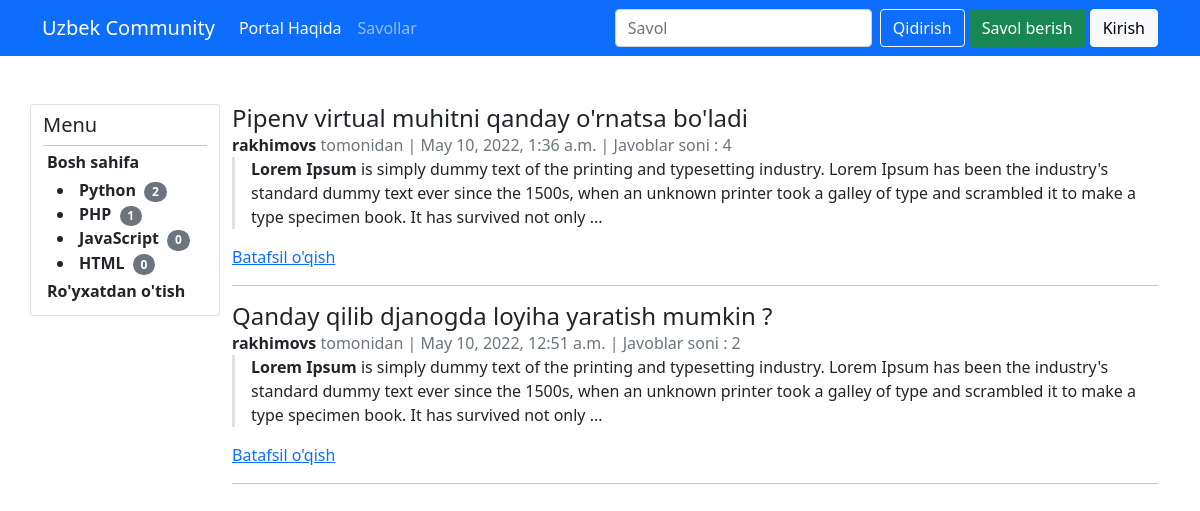
The page / on the database its author committed.
### app/models.py (models this page shows, shortened)
class Category(models.Model):
    name = models.CharField(max_length=255)

class Question(models.Model):
    title = models.CharField(max_length=300)
    owner = models.ForeignKey(User, on_delete=models.SET_NULL, null=True)
    category = models.ForeignKey(Category, on_delete=models.SET_NULL, null=True)
    created = models.DateTimeField(auto_now_add=True)
    likes = models.CharField(null=True, blank=True, max_length=100, default=0)
    content = RichTextField(null=True, blank=True)

### app/views.py (the view, shortened to what this page needs)
# urls.py: path("", homePage, name="home"),
def homePage(request):
    categories = Category.objects.all()
    search = False
    if not 'category' in request.GET:
        questions = Question.objects.filter(category=categories[0]).order_by('-created')
    else:
        try:
            cat = Category.objects.get(name=request.GET.get('category', categories[0]))
            questions = Question.objects.filter(category=cat).order_by('-created')
        except:
            questions = False
    context = {'categories':categories}
    if questions and search==False:
        pagination = Paginator(questions, 5)
        try:
            page_num = int(request.GET.get('page', 1))
        except:
            page_num = 1
        num_pages = pagination.num_pages
        if page_num > num_pages:
            page_obj = pagination.page(num_pages)
        elif page_num < num_pages:
            page_obj = pagination.page(1)
        else:
            page_obj = pagination.page(page_num)
        context = {'categories':categories, 'questions':page_obj, 'num_pages':num_pages}
    else:
        context = {'categories':categories, 'questions':questions, 'num_pages':False}
    return render(request, 'app/home.html', context)

### app/templates/app/home.html (shortened to what this page needs)
{% extends "base.html" %}
{% block content %}
            <div class="col-sm-10 ">
                {% if questions %}
                    {% for q in questions %}
                    <div class="question mb-3">
                        <div class="h4 text-dark m-0">{{q.title}}</div>
                        <span class="text-muted">
                            <a class="text-decoration-none text-dark fw-bold" href="{% url 'user' q.owner %}">{{q.owner}}</a> tomonidan | {{q.created}} | Javoblar soni : {{q.reply_set.count}}
                        </span>
                        <div class="q-content border-start border-3">
                            <div class="m-3 mt-0 mb-0">
                                {{q.content|slice:"300"|safe}}...
                            </div>
                        </div>
                        <a href="{% url 'question' q.id %}" class="text-right">Batafsil o'qish</a>
                    </div>
                    <hr>
                    {% endfor %}
                {% else %}
                <div class="h4 text-dark">
                    Hozirda ushbu bo'limda savollar mavjud emas
                </div>
                {% endif %}
            </div>
{% endblock content %}

### templates/base.html (shortened to what this page needs)
<!doctype html>
<html lang="en">
  <head>
    <link href="https://cdn.jsdelivr.net/npm/bootstrap@5.0.2/dist/css/bootstrap.min.css" rel="stylesheet">
  </head>
  <body>
    <nav class="navbar navbar-expand-lg navbar-dark bg-primary mb-5">
        <div class="container">
          <a class="navbar-brand" href="{% url 'home' %}">Uzbek Community</a>
          <div class="collapse navbar-collapse" id="navbarScroll">
            <ul class="navbar-nav me-auto my-2 my-lg-0 navbar-nav-scroll" style="--bs-scroll-height: 100px;">
              <li class="nav-item">
                <a class="nav-link active" aria-current="page" href="#">Portal Haqida</a>
              </li>
              <li class="nav-item">
                <a class="nav-link" href="{% url 'home' %}">Savollar</a>
              </li>
            </ul>
            <form class="d-flex" action="{% url 'home' %}">
              <input class="form-control me-2" type="search" name="q" placeholder="Savol" aria-label="So'rov">
              <button class="btn btn-outline-light" type="submit">Qidirish</button>
            </form>
            <a href="{% url 'question-room' %}" class="ms-1 btn btn-success">Savol berish</a>
            {% if request.user.is_authenticated %}
            <a href="{% url 'logout' %}" class="ms-1 btn btn-danger">Chiqish</a>
            {% else %}
            <a href="{% url 'login' %}" class="ms-1 btn btn-light">Kirish</a>
            {% endif %}
          </div>
        </div>
      </nav>
      <div class="container h-100">
        <div class="row h-100">
            <div class="col-lg-2 h-100 py-2 card  sticky-top" style="top: 20px;" id="left">
                <h5 class="">Menu</h5>
                <hr class="m-0">
                <a class="text-dark text-decoration-none fw-bold p-1" href="{% url 'home' %}">
                    Bosh sahifa
                </a>
                <ul class="m-0">
                    {% for cat in categories %}
                        <li>
                            <a class="text-dark text-decoration-none fw-bold p-1" href="{% url 'home' %}?category={{cat.name}}">
                                {{cat.name}}
                            </a>
                            <span class="badge  rounded-pill bg-secondary">
                                 {{cat.question_set.count}}
                            </span>
                        </li>
                    {% endfor %}
                </ul>
                {% if request.user.is_authenticated %}
                  <a class="text-dark text-decoration-none fw-bold p-1 m-0" href="{% url 'questions' %}">
                    Savollarim
                  </a>
                  <a class="text-dark text-decoration-none fw-bold p-1 m-0" href="{% url 'answers' %}">
                    Javoblarim
                  </a>
                {% else %}
                <a class="text-dark text-decoration-none fw-bold p-1 m-0" href="{% url 'registration' %}">
                  Ro'yxatdan o'tish
                </a>
                {% endif %}
            </div>
    {% block content %}
    {% endblock content %}
</div>
</div>
  </body>
</html>

### rows shown on the page
Category: name "Python", question_set.count "2"
Category: name "PHP", question_set.count "1"
Category: name "JavaScript", question_set.count "0"
Category: name "HTML", question_set.count "0"
Question: title "Pipenv virtual muhitni qanday o'rnatsa bo'ladi", owner "rakhimovs", created "May 10, 2022, 1:36 a.m.", reply_set.count "4", content "Lorem Ipsum is simply dummy text of the printing and typesetting industry. Lorem Ipsum has been the industry's standard dummy text ever since the 1500s, when an unknown printer took a galley of type and scrambled it to make a type specimen book. It has survived not only"
Question: title "Qanday qilib djanogda loyiha yaratish mumkin ?", owner "rakhimovs", created "May 10, 2022, 12:51 a.m.", reply_set.count "2", content "Lorem Ipsum is simply dummy text of the printing and typesetting industry. Lorem Ipsum has been the industry's standard dummy text ever since the 1500s, when an unknown printer took a galley of type and scrambled it to make a type specimen book. It has survived not only"
